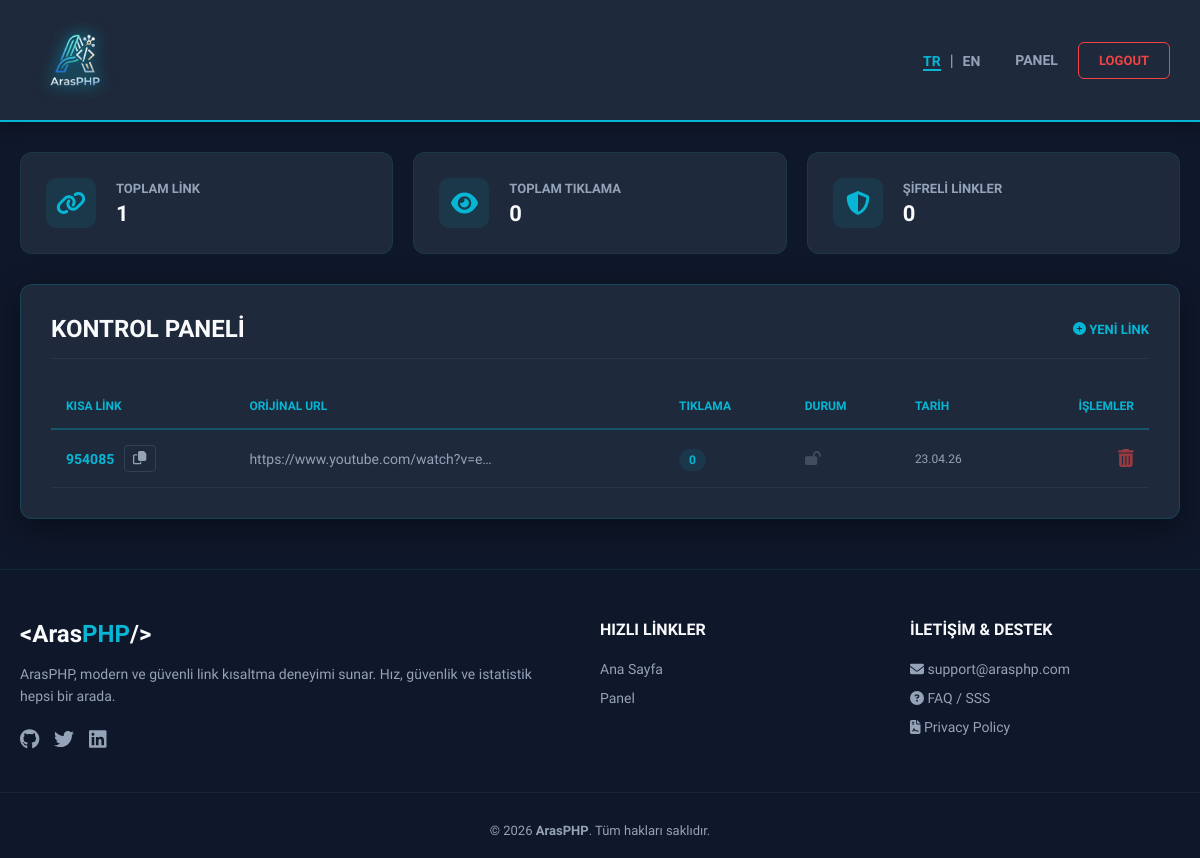
The app's page /dashboard.php (signed in) with its own data.
### tables this page shows
CREATE TABLE `links` (
  `id` int(11) NOT NULL,
  `user_id` int(11) DEFAULT NULL,
  `long_url` text NOT NULL,
  `short_code` varchar(20) NOT NULL,
  `password` varchar(255) DEFAULT NULL,
  `clicks` int(11) DEFAULT 0,
  `created_at` timestamp NOT NULL DEFAULT current_timestamp()
);

### dashboard.php (the view, shortened to what this page needs)
<?php
require_once 'database.php';
$user_id = $_SESSION['user_id'];
$lang = isset($_SESSION['lang']) ? $_SESSION['lang'] : 'tr';
$t = [
    'tr' => [
        'db_title' => 'KONTROL PANELİ',
        'new_link' => 'YENİ LİNK',
        'total_links' => 'Toplam Link',
        'total_clicks' => 'Toplam Tıklama',
        'safe_links' => 'Şifreli Linkler',
        'col_short' => 'KISA LİNK',
        'col_long' => 'ORİJİNAL URL',
        'col_click' => 'TIKLAMA',
        'col_status' => 'DURUM',
        'col_date' => 'TARİH',
        'col_action' => 'İŞLEMLER',
        'status_pass' => 'Şifreli',
        'status_open' => 'Açık',
        'empty' => 'Henüz hiç link oluşturulmamış.',
        'confirm_title' => 'Emin misin?',
        'confirm_text' => 'Bu işlem geri alınamaz!',
        'confirm_btn' => 'Evet, Sil!',
        'cancel_btn' => 'Vazgeç',
        'copy_msg' => 'Kopyalandı!',
        'del_msg' => 'Bağlantı başarıyla kaldırıldı.'
    ],
    'en' => [
        'db_title' => 'USER DASHBOARD',
        'new_link' => 'NEW LINK',
        'total_links' => 'Total Links',
        'total_clicks' => 'Total Clicks',
        'safe_links' => 'Protected Links',
        'col_short' => 'SHORT LINK',
        'col_long' => 'ORIGINAL URL',
        'col_click' => 'CLICKS',
        'col_status' => 'STATUS',
        'col_date' => 'DATE',
        'col_action' => 'ACTIONS',
        'status_pass' => 'Locked',
        'status_open' => 'Public',
        'empty' => 'No links created yet.',
        'confirm_title' => 'Are you sure?',
        'confirm_text' => 'This action cannot be undone!',
        'confirm_btn' => 'Yes, Delete!',
        'cancel_btn' => 'Cancel',
        'copy_msg' => 'Copied!',
        'del_msg' => 'Link removed successfully.'
    ]
];
$txt = $t[$lang];
$stats_query = $db->prepare("SELECT COUNT(id) as total_links, SUM(clicks) as total_clicks, COUNT(password) as protected_links FROM links WHERE user_id = ?");
$stats_query->execute([$user_id]);
$stats = $stats_query->fetch();
$query = $db->prepare("SELECT * FROM links WHERE user_id = ? ORDER BY created_at DESC");
$query->execute([$user_id]);
$my_links = $query->fetchAll();
include 'header.php';
?>
<div class="dashboard-wrapper">
    <div class="stats-grid">
        <div class="stat-card">
            <div class="stat-icon"><i class="fa-solid fa-link"></i></div>
            <div class="stat-info">
                <h4><?php echo $txt['total_links']; ?></h4>
                <p><?php echo $stats['total_links']; ?></p>
            </div>
        </div>
        <div class="stat-card">
            <div class="stat-icon"><i class="fa-solid fa-eye"></i></div>
            <div class="stat-info">
                <h4><?php echo $txt['total_clicks']; ?></h4>
                <p><?php echo (int)$stats['total_clicks']; ?></p>
            </div>
        </div>
        <div class="stat-card">
            <div class="stat-icon"><i class="fa-solid fa-shield-halved"></i></div>
            <div class="stat-info">
                <h4><?php echo $txt['safe_links']; ?></h4>
                <p><?php echo $stats['protected_links']; ?></p>
            </div>
        </div>
    </div>
    <div class="main-card">
        <div class="card-header">
            <h2 class="db-title"><?php echo $txt['db_title']; ?></h2>
            <a href="index" style="text-decoration:none; color:var(--accent); font-weight:700; font-size:13px;">
                <i class="fa-solid fa-plus-circle"></i> <?php echo $txt['new_link']; ?>
            </a>
        </div>
        <div class="table-responsive">
            <?php if(count($my_links) > 0): ?>
            <table>
                <thead>
                    <tr>
                        <th><?php echo $txt['col_short']; ?></th>
                        <th><?php echo $txt['col_long']; ?></th>
                        <th><?php echo $txt['col_click']; ?></th>
                        <th><?php echo $txt['col_status']; ?></th>
                        <th><?php echo $txt['col_date']; ?></th>
                        <th style="text-align:right;"><?php echo $txt['col_action']; ?></th>
                    </tr>
                </thead>
                <tbody>
                    <?php foreach($my_links as $row): ?>
                    <?php $full_link = SITE_URL . $row['short_code']; ?>
                    <tr>
                        <td>
                            <div class="short-link-box">
                                <?php echo $row['short_code']; ?>
                                <button class="btn-copy-mini" onclick="copyDash('<?php echo $full_link; ?>')"><i class="fa-regular fa-copy"></i></button>
                            </div>
                        </td>
                        <td><div style="max-width:250px; overflow:hidden; text-overflow:ellipsis; white-space:nowrap; color:var(--text-muted);"><?php echo htmlspecialchars($row['long_url']); ?></div></td>
                        <td><span class="badge-click"><?php echo $row['clicks']; ?></span></td>
                        <td>
                            <?php if(!empty($row['password'])): ?>
                                <i class="fa-solid fa-lock" style="color:#f59e0b;" title="<?php echo $txt['status_pass']; ?>"></i>
                            <?php else: ?>
                                <i class="fa-solid fa-lock-open" style="color:var(--text-muted); opacity:0.3;" title="<?php echo $txt['status_open']; ?>"></i>
                            <?php endif; ?>
                        </td>
                        <td style="font-size:12px; color:var(--text-muted);"><?php echo date("d.m.y", strtotime($row['created_at'])); ?></td>
                        <td style="text-align:right;">
                            <a href="javascript:void(0)" onclick="delLink(<?php echo $row['id']; ?>)" class="btn-del"><i class="fa-solid fa-trash-can"></i></a>
                        </td>
                    </tr>
                    <?php endforeach; ?>
                </tbody>
            </table>
            <?php endif; ?>
        </div>
    </div>
</div>
</body>
</html>
<?php include 'footer.php'; ?>

### header.php (shortened to what this page needs)
<?php
$lang = isset($_SESSION['lang']) ? $_SESSION['lang'] : 'tr';
?>
<!DOCTYPE html>
<html lang="<?php echo $lang; ?>">
<head>
    <link rel="stylesheet" href="https://cdnjs.cloudflare.com/ajax/libs/font-awesome/6.4.0/css/all.min.css">
</head>
<body>
<nav class="navbar">
    <div class="nav-container">
        <a href="index" class="logo-area">
            <img src="logo.png" alt="ArasPHP Logo" class="logo-img">
        </a>
        <div class="nav-menu">
            <div class="lang-switch" style="margin-right: 15px;">
                <a href="?lang=tr" class="nav-link" style="<?php echo $lang=='tr'?'color:var(--accent); border-bottom: 2px solid var(--accent);':'' ?>">TR</a>
                <span style="color: var(--text-muted); margin: 0 5px;">|</span>
                <a href="?lang=en" class="nav-link" style="<?php echo $lang=='en'?'color:var(--accent); border-bottom: 2px solid var(--accent);':'' ?>">EN</a>
            </div>
            <?php if(isset($_SESSION['user_id'])): ?>
                <a href="dashboard" class="nav-link">Panel</a>
                <a href="logout" class="btn-auth btn-login" style="border-color: #ef4444; color: #ef4444;">LOGOUT</a>
            <?php endif; ?>
        </div>
    </div>
</nav>

### footer.php (shortened to what this page needs)
<?php
$lang = isset($_SESSION['lang']) ? $_SESSION['lang'] : 'tr';
$footer_t = [
    'tr' => [
        'copy' => 'Tüm hakları saklıdır.',
        'about' => 'ArasPHP, modern ve güvenli link kısaltma deneyimi sunar. Hız, güvenlik ve istatistik hepsi bir arada.',
        'quick_links' => 'Hızlı Linkler',
        'home' => 'Ana Sayfa',
        'login' => 'Giriş Yap',
        'register' => 'Kayıt Ol',
        'dashboard' => 'Panel',
        'contact' => 'İletişim & Destek'
    ],
    'en' => [
        'copy' => 'All rights reserved.',
        'about' => 'ArasPHP offers a modern and secure link shortening experience. Speed, security and stats all in one.',
        'quick_links' => 'Quick Links',
        'home' => 'Home',
        'login' => 'Login',
        'register' => 'Register',
        'dashboard' => 'Dashboard',
        'contact' => 'Contact & Support'
    ]
];
$f_txt = $footer_t[$lang];
?>
<footer class="main-footer">
    <div class="footer-container">
        <div class="footer-info">
            <div class="footer-logo">&lt;Aras<span>PHP</span>/&gt;</div>
            <p style="line-height: 1.6; font-size: 14px;"><?php echo $f_txt['about']; ?></p>
            <div class="social-icons">
                <a href="#"><i class="fa-brands fa-github"></i></a>
                <a href="#"><i class="fa-brands fa-twitter"></i></a>
                <a href="#"><i class="fa-brands fa-linkedin"></i></a>
            </div>
        </div>
        <div>
            <h4 class="footer-title"><?php echo $f_txt['quick_links']; ?></h4>
            <ul class="footer-links">
                <li><a href="index"><?php echo $f_txt['home']; ?></a></li>
                <?php if(!isset($_SESSION['user_id'])): ?>
                    <li><a href="login"><?php echo $f_txt['login']; ?></a></li>
                    <li><a href="register"><?php echo $f_txt['register']; ?></a></li>
                <?php else: ?>
                    <li><a href="dashboard"><?php echo $f_txt['dashboard']; ?></a></li>
                <?php endif; ?>
            </ul>
        </div>
        <div>
            <h4 class="footer-title"><?php echo $f_txt['contact']; ?></h4>
            <ul class="footer-links">
                <li><a href="#"><i class="fa-solid fa-envelope"></i> support@arasphp.com</a></li>
                <li><a href="#"><i class="fa-solid fa-circle-question"></i> FAQ / SSS</a></li>
                <li><a href="#"><i class="fa-solid fa-file-contract"></i> Privacy Policy</a></li>
            </ul>
        </div>
    </div>
    <div class="copyright">
        &copy; <?php echo date("Y"); ?> <b>ArasPHP</b>. <?php echo $f_txt['copy']; ?>
    </div>
</footer>
</body>
</html>

### header.php (style rules this page uses)
:root { --bg-color: #0f172a; --card-bg: #1e293b; --accent: #06b6d4; --text-main: #f8fafc; --text-muted: #94a3b8; }
* { margin: 0; padding: 0; box-sizing: border-box; font-family: 'Chakra Petch', sans-serif; }
body { background-color: var(--bg-color); color: var(--text-main); }
.navbar { background-color: var(--card-bg); padding: 15px 30px; border-bottom: 2px solid var(--accent); box-shadow: 0 4px 15px rgba(0, 0, 0, 0.3); position: sticky; top: 0; z-index: 1000; }
.nav-container { max-width: 1300px; margin: 0 auto; display: flex; justify-content: space-between; align-items: center; }
.logo-area { display: flex; align-items: center; gap: 12px; text-decoration: none; }
.logo-img { width: 90px; height: auto; filter: drop-shadow(0 0 8px var(--accent)); }
.nav-menu { display: flex; align-items: center; gap: 20px; }
.nav-link { text-decoration: none; color: var(--text-muted); font-size: 14px; font-weight: 600; transition: 0.3s; text-transform: uppercase; }
.btn-auth { padding: 10px 20px; border-radius: 6px; text-decoration: none; font-size: 13px; font-weight: 700; transition: 0.3s; border: 1px solid var(--accent); }
.btn-login { color: var(--accent); background: transparent; }

### dashboard.php (style rules this page uses)
.dashboard-wrapper { max-width: 1300px; margin: 30px auto; padding: 0 20px; }
.stats-grid { display: grid; grid-template-columns: repeat(auto-fit, minmax(250px, 1fr)); gap: 20px; margin-bottom: 30px; }
.stat-card { background: var(--card-bg); border-radius: 12px; padding: 25px; border: 1px solid rgba(6, 182, 212, 0.1); display: flex; align-items: center; gap: 20px; transition: 0.3s; }
.stat-icon { width: 50px; height: 50px; background: rgba(6, 182, 212, 0.1); border-radius: 10px; display: flex; align-items: center; justify-content: center; font-size: 24px; color: var(--accent); }
.stat-info h4 { font-size: 13px; color: var(--text-muted); text-transform: uppercase; margin-bottom: 5px; }
.stat-info p { font-size: 22px; font-weight: 700; color: var(--text-main); }
.main-card { background: var(--card-bg); border-radius: 12px; padding: 30px; border: 1px solid rgba(6, 182, 212, 0.2); box-shadow: 0 10px 30px rgba(0,0,0,0.4); }
.card-header { display: flex; justify-content: space-between; align-items: center; margin-bottom: 25px; padding-bottom: 15px; border-bottom: 1px solid rgba(255,255,255,0.05); }
.table-responsive { overflow-x: auto; }
table { width: 100%; border-collapse: collapse; }
th { text-align: left; padding: 15px; color: var(--accent); font-size: 12px; border-bottom: 2px solid rgba(6, 182, 212, 0.3); }
td { padding: 15px; border-bottom: 1px solid rgba(255,255,255,0.05); font-size: 14px; }
.short-link-box { display: flex; align-items: center; gap: 10px; color: var(--accent); font-weight: bold; }
.btn-copy-mini { background: none; border: 1px solid #334155; color: var(--text-muted); padding: 5px 8px; border-radius: 4px; cursor: pointer; transition: 0.3s; }
.badge-click { background: rgba(6, 182, 212, 0.1); color: var(--accent); padding: 4px 10px; border-radius: 20px; font-weight: 600; font-size: 12px; }
.btn-del { color: #ef4444; font-size: 18px; transition: 0.3s; opacity: 0.6; }

### footer.php (style rules this page uses)
.main-footer { background: #0f172a; padding: 50px 0 20px 0; margin-top: 50px; border-top: 1px solid rgba(6, 182, 212, 0.1); color: var(--text-muted); }
.footer-container { max-width: 1200px; margin: 0 auto; display: grid; grid-template-columns: 2fr 1fr 1fr; gap: 40px; padding: 0 20px; }
.footer-logo { font-size: 24px; font-weight: 700; color: #f8fafc; margin-bottom: 15px; }
.footer-logo span { color: var(--accent); }
.footer-title { color: #f8fafc; font-size: 16px; font-weight: 600; margin-bottom: 20px; text-transform: uppercase; }
.footer-links { list-style: none; }
.footer-links li { margin-bottom: 10px; }
.footer-links a { color: var(--text-muted); text-decoration: none; transition: 0.3s; font-size: 14px; }
.social-icons { display: flex; gap: 15px; margin-top: 20px; }
.social-icons a { color: var(--text-muted); font-size: 20px; transition: 0.3s; }
.copyright { text-align: center; padding-top: 30px; margin-top: 40px; border-top: 1px solid rgba(255,255,255,0.05); font-size: 13px; }

### records on screen
links: short_code "954085", long_url "https://www.youtube.com/watch?v=e…", clicks "0", created_at "23.04.26"

### other values on screen
$txt['total_links'] "TOPLAM LINK"
$stats['total_links'] "1"
$txt['total_clicks'] "TOPLAM TIKLAMA"
$stats['total_clicks'] "0"
$txt['safe_links'] "ŞIFRELI LINKLER"
$stats['protected_links'] "0"
$txt['db_title'] "KONTROL PANELİ"
$txt['new_link'] "YENİ LİNK"
$txt['col_short'] "KISA LİNK"
$txt['col_long'] "ORİJİNAL URL"
$txt['col_click'] "TIKLAMA"
$txt['col_status'] "DURUM"
$txt['col_date'] "TARİH"
$txt['col_action'] "İŞLEMLER"
$f_txt['about'] "ArasPHP, modern ve güvenli link kısaltma deneyimi sunar. Hız, güvenlik ve istatistik hepsi bir arada."
